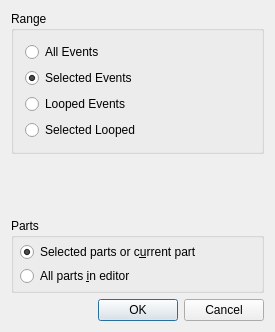
<?xml version="1.0" encoding="UTF-8"?>
<ui version="4.0">
 <class>DelOverlapsBase</class>
 <widget class="QDialog" name="DelOverlapsBase">
  <property name="enabled">
   <bool>true</bool>
  </property>
  <property name="geometry">
   <rect>
    <x>0</x>
    <y>0</y>
    <width>275</width>
    <height>332</height>
   </rect>
  </property>
  <property name="windowTitle">
   <string>MusE: Delete Overlaps</string>
  </property>
  <layout class="QVBoxLayout" name="verticalLayout_2">
   <property name="spacing">
    <number>6</number>
   </property>
   <property name="leftMargin">
    <number>11</number>
   </property>
   <property name="topMargin">
    <number>11</number>
   </property>
   <property name="rightMargin">
    <number>11</number>
   </property>
   <property name="bottomMargin">
    <number>11</number>
   </property>
   <item>
    <widget class="QGroupBox" name="rangeBox">
     <property name="title">
      <string>Range</string>
     </property>
     <layout class="QVBoxLayout" name="verticalLayout">
      <property name="spacing">
       <number>6</number>
      </property>
      <property name="leftMargin">
       <number>11</number>
      </property>
      <property name="topMargin">
       <number>11</number>
      </property>
      <property name="rightMargin">
       <number>11</number>
      </property>
      <property name="bottomMargin">
       <number>11</number>
      </property>
      <item>
       <widget class="QRadioButton" name="all_events_button">
        <property name="text">
         <string>All Events</string>
        </property>
       </widget>
      </item>
      <item>
       <widget class="QRadioButton" name="selected_events_button">
        <property name="text">
         <string>Selected Events</string>
        </property>
        <property name="checked">
         <bool>true</bool>
        </property>
       </widget>
      </item>
      <item>
       <widget class="QRadioButton" name="looped_events_button">
        <property name="text">
         <string>Looped Events</string>
        </property>
       </widget>
      </item>
      <item>
       <widget class="QRadioButton" name="selected_looped_button">
        <property name="text">
         <string>Selected Looped</string>
        </property>
       </widget>
      </item>
     </layout>
    </widget>
   </item>
   <item>
    <spacer name="verticalSpacer">
     <property name="orientation">
      <enum>Qt::Vertical</enum>
     </property>
     <property name="sizeHint" stdset="0">
      <size>
       <width>20</width>
       <height>40</height>
      </size>
     </property>
    </spacer>
   </item>
   <item>
    <widget class="QGroupBox" name="partsBox">
     <property name="sizePolicy">
      <sizepolicy hsizetype="Preferred" vsizetype="Minimum">
       <horstretch>0</horstretch>
       <verstretch>0</verstretch>
      </sizepolicy>
     </property>
     <property name="title">
      <string>Parts</string>
     </property>
     <layout class="QVBoxLayout" name="verticalLayout_3">
      <property name="spacing">
       <number>4</number>
      </property>
      <property name="leftMargin">
       <number>6</number>
      </property>
      <property name="topMargin">
       <number>4</number>
      </property>
      <property name="rightMargin">
       <number>6</number>
      </property>
      <property name="bottomMargin">
       <number>4</number>
      </property>
      <item>
       <widget class="QRadioButton" name="not_all_parts_button">
        <property name="text">
         <string>Selected parts or c&amp;urrent part</string>
        </property>
        <property name="checked">
         <bool>true</bool>
        </property>
       </widget>
      </item>
      <item>
       <widget class="QRadioButton" name="all_parts_button">
        <property name="text">
         <string>All parts &amp;in editor</string>
        </property>
       </widget>
      </item>
     </layout>
    </widget>
   </item>
   <item>
    <layout class="QHBoxLayout" name="horizontalLayout">
     <property name="spacing">
      <number>6</number>
     </property>
     <item>
      <spacer name="Spacer1">
       <property name="orientation">
        <enum>Qt::Horizontal</enum>
       </property>
       <property name="sizeType">
        <enum>QSizePolicy::Expanding</enum>
       </property>
       <property name="sizeHint" stdset="0">
        <size>
         <width>20</width>
         <height>20</height>
        </size>
       </property>
      </spacer>
     </item>
     <item>
      <widget class="QPushButton" name="okButton">
       <property name="text">
        <string>OK</string>
       </property>
       <property name="autoDefault">
        <bool>false</bool>
       </property>
       <property name="default">
        <bool>true</bool>
       </property>
      </widget>
     </item>
     <item>
      <widget class="QPushButton" name="cancelButton">
       <property name="text">
        <string>Cancel</string>
       </property>
      </widget>
     </item>
    </layout>
   </item>
  </layout>
 </widget>
 <layoutdefault spacing="6" margin="11"/>
 <resources/>
 <connections>
  <connection>
   <sender>okButton</sender>
   <signal>clicked()</signal>
   <receiver>DelOverlapsBase</receiver>
   <slot>accept()</slot>
   <hints>
    <hint type="sourcelabel">
     <x>20</x>
     <y>20</y>
    </hint>
    <hint type="destinationlabel">
     <x>20</x>
     <y>20</y>
    </hint>
   </hints>
  </connection>
  <connection>
   <sender>cancelButton</sender>
   <signal>clicked()</signal>
   <receiver>DelOverlapsBase</receiver>
   <slot>reject()</slot>
   <hints>
    <hint type="sourcelabel">
     <x>20</x>
     <y>20</y>
    </hint>
    <hint type="destinationlabel">
     <x>20</x>
     <y>20</y>
    </hint>
   </hints>
  </connection>
 </connections>
</ui>
